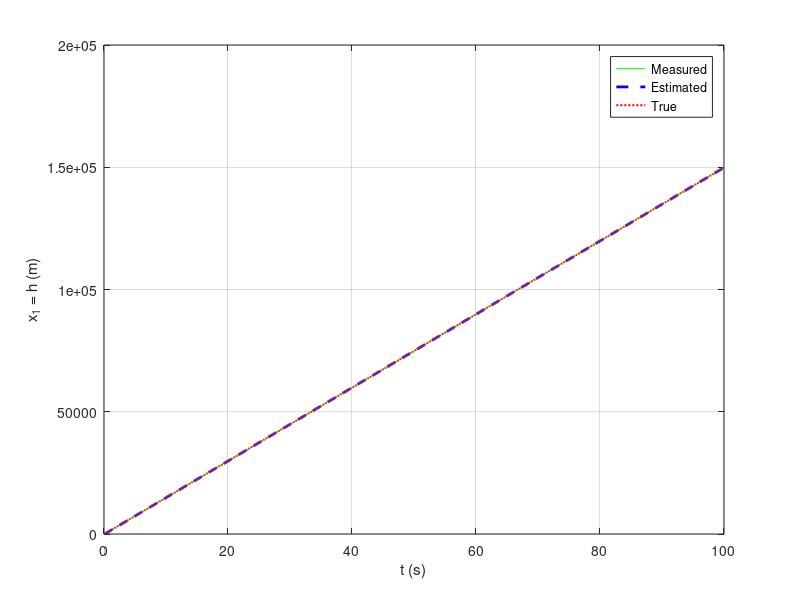
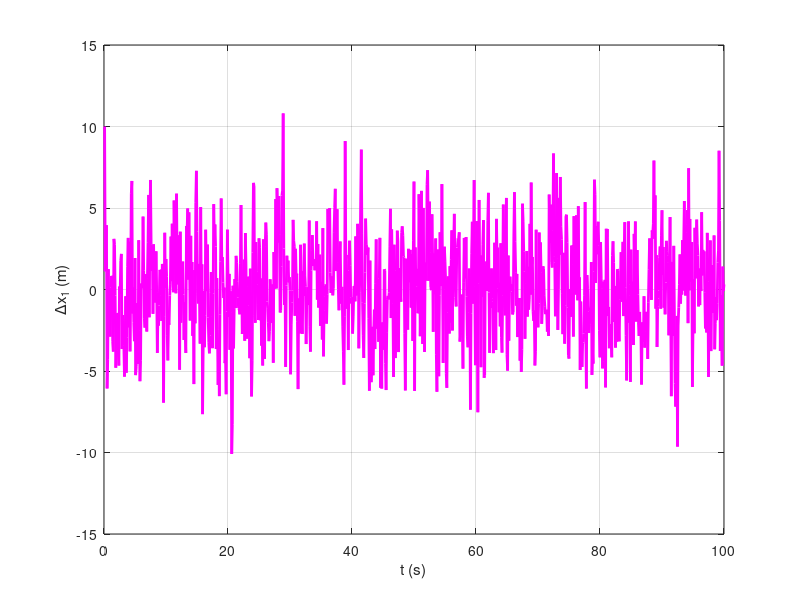

Write MATLAB code to recreate these figures, in order.
%KF-4.8_GREWAL

clc;close all;clear all% define system
% Define the system
N = 1000;             % number of time steps
%**((problem__ by changing steps system operation gives error; checking N=10
%and 100, matrix size changes also))**
dt = 0.1;           % Sampling time (s)
t = dt*(1:N);       % time vector (s)
n= 1; % order of system
F = [1];            % system matrix - state
G = [1];            % system matrix - input
H = [1];            % observation matrix
Q = [30];           % process noise covariance
P0=150;             % input = acceleration due to gravity (m/s^2)
I = eye(n);         % identity matrix
% Define the initial position and velocity
y0 = 0;             % m
%xt = zeros(1,N);   % True state vector
xt(:,1) = y0;       % True intial state
% Loop through and calculate the state
for k = 2:N
% Propagate the states through the prediction equations
xt(:, k) = F*xt(:, k-1) + G*P0;
end
% break
% Generate the noisy measurement from the true state
R = 20;                     % m^2/s^2
v = sqrt(R)*randn(1, N);    % measurement noise
z = (H*xt) + v;             % noisy measurement
% Perform the Kalman filter estimation
% Initialize the state vector (estimated state)
x = zeros(1, N);            % Estimated state vector
x(:, 1) = [10];            % Guess for initial state
% Initialize the covariance matrix
%P = [10, 0; 0, 0.01];      % Covariance for initial state error
Pi=[0];
%size(P)
% Loop through and perform the Kalman filter equations recursively
for k = 2:N
% Predict the state vector
x(:, k) = F*x(:, k-1) + G*P0;
% Predict the covariance
Pf = F*Pi*F' + Q;
%size(P)
% Calculate the Kalman gain matrix
K = (Pf*H')/(H*Pf*H' + R);
% Update the state vector 
%whos
x(:,k) = x(:,k) + K*(z(:,k) - H*x(:,k));
% Update the covariance
Pi = (I - K*H)*Pf;
end
%check dimensions of variables
%whos
%Plot the results
%Plot the states
figure(1);
%subplot(211);
plot(t, z, 'g-', t, x(1,:), 'b--', 'LineWidth', 2);
hold on; plot(t, xt(1,:), 'r:', 'LineWidth', 1.5)
xlabel('t (s)'); ylabel('x_1 = h (m)'); grid on;
legend('Measured','Estimated','True');
pause(2)
% subplot(212);
% plot(t, x(2,:), 'b--', 'LineWidth', 2);
% hold on; plot(t, xt(2,:), 'r:', 'LineWidth', 1.5)
% xlabel('t (s)'); ylabel('x_2 = v (m/s)'); grid on;
% legend('Estimated','True');
% Plot the estimation errors
figure(2);
%subplot(211);
plot(t, x(1,:)-xt(1,:), 'm', 'LineWidth', 2)

xlabel('t (s)'); ylabel('\Deltax_1 (m)'); grid on;
%subplot(212);
%plot(t, x(2,:)-xt(2,:), 'm', 'LineWidth', 2)
%xlabel('t (s)'); ylabel('\Deltax_2 (m/s)'); grid on;